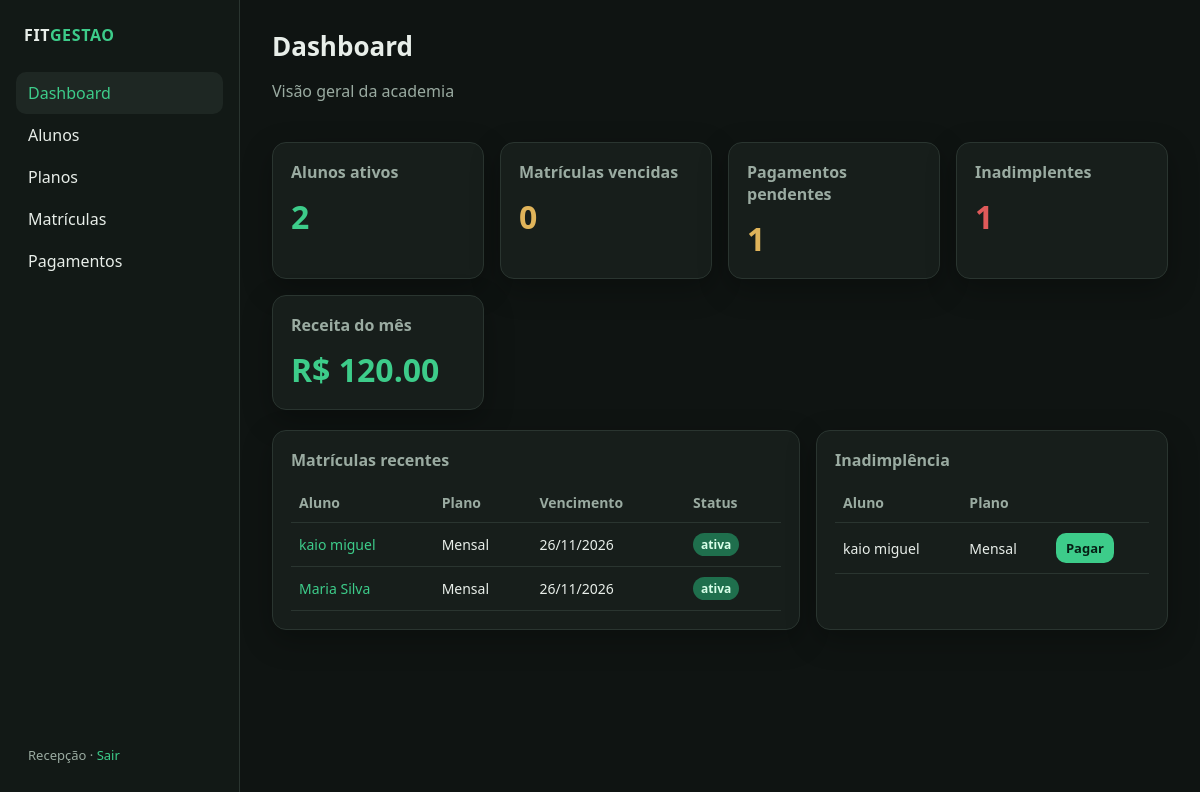
Screenshot of / (signed in) with the database file from the repository.
### app/models.py (models this page shows)
class User(UserMixin, db.Model):
    id = db.Column(db.Integer, primary_key=True)
    username = db.Column(db.String(80), unique=True, nullable=False)
    name = db.Column(db.String(120), nullable=False)
    password_hash = db.Column(db.String(255), nullable=False)
    payments = db.relationship("Payment", backref="registered_by", lazy=True)

class Enrollment(db.Model):
    id = db.Column(db.Integer, primary_key=True)
    student_id = db.Column(db.Integer, db.ForeignKey("student.id"), nullable=False)
    plan_id = db.Column(db.Integer, db.ForeignKey("plan.id"), nullable=False)
    start_date = db.Column(db.Date, nullable=False, default=date.today)
    end_date = db.Column(db.Date, nullable=False)
    status = db.Column(db.String(20), nullable=False, default="ativa")
    created_at = db.Column(db.DateTime, server_default=db.func.now())
    payments = db.relationship(
        "Payment", backref="enrollment", lazy=True, order_by="Payment.paid_at.desc()"
    )
    @property
    def has_paid(self):
        return any(p.status == "pago" for p in self.payments)
    @property
    def is_delinquent(self):
        return self.status != "cancelada" and not self.has_paid

class Student(db.Model):
    id = db.Column(db.Integer, primary_key=True)
    name = db.Column(db.String(120), nullable=False)
    document = db.Column(db.String(20), unique=True, nullable=False)
    phone = db.Column(db.String(30), nullable=True)
    email = db.Column(db.String(120), nullable=True)
    birth_date = db.Column(db.Date, nullable=True)
    status = db.Column(db.String(20), nullable=False, default="ativo")
    created_at = db.Column(db.DateTime, server_default=db.func.now())
    enrollments = db.relationship(
        "Enrollment", backref="student", lazy=True, order_by="Enrollment.start_date.desc()"
    )

class Plan(db.Model):
    id = db.Column(db.Integer, primary_key=True)
    name = db.Column(db.String(80), nullable=False)
    duration_days = db.Column(db.Integer, nullable=False)
    price = db.Column(db.Numeric(10, 2), nullable=False)
    active = db.Column(db.Boolean, default=True, nullable=False)
    enrollments = db.relationship("Enrollment", backref="plan", lazy=True)

### app/routes/dashboard.py (the view)
@bp.route("/")
@login_required
def index():
    stats = dashboard_stats()
    return render_template("dashboard.html", **stats)

### app/services.py (called while the page is built)
def refresh_enrollment_statuses():
    today = date.today()
    rows = Enrollment.query.filter(Enrollment.status != "cancelada").all()
    changed = False
    for enrollment in rows:
        new_status = "vencida" if enrollment.end_date < today else "ativa"
        if enrollment.status != new_status:
            enrollment.status = new_status
            changed = True
    if changed:
        db.session.commit()

### app/templates/dashboard.html (shortened to what this page needs)
{% extends "base.html" %}
{% block content %}
<div class="topbar">
  <div>
    <h1>Dashboard</h1>
    <p class="muted">Visão geral da academia</p>
  </div>
</div>
<div class="grid cards">
  <div class="card">
    <h2>Alunos ativos</h2>
    <div class="stat ok">{{ active_students }}</div>
  </div>
  <div class="card">
    <h2>Matrículas vencidas</h2>
    <div class="stat warn">{{ expired }}</div>
  </div>
  <div class="card">
    <h2>Pagamentos pendentes</h2>
    <div class="stat warn">{{ pending_payments }}</div>
  </div>
  <div class="card">
    <h2>Inadimplentes</h2>
    <div class="stat bad">{{ delinquent_count }}</div>
  </div>
  <div class="card">
    <h2>Receita do mês</h2>
    <div class="stat ok">R$ {{ '%.2f'|format(revenue) }}</div>
  </div>
</div>
<div class="grid two-col" style="margin-top:20px">
  <section class="card">
    <h2>Matrículas recentes</h2>
    {% if recent_enrollments %}
    <table>
      <thead><tr><th>Aluno</th><th>Plano</th><th>Vencimento</th><th>Status</th></tr></thead>
      <tbody>
        {% for e in recent_enrollments %}
        <tr>
          <td><a href="{{ url_for('students.detail', student_id=e.student_id) }}">{{ e.student.name }}</a></td>
          <td>{{ e.plan.name }}</td>
          <td>{{ e.end_date.strftime('%d/%m/%Y') }}</td>
          <td><span class="badge {{ e.status }}">{{ e.status }}</span></td>
        </tr>
        {% endfor %}
      </tbody>
    </table>
    {% else %}
      <p class="muted">Nenhuma matrícula ainda.</p>
    {% endif %}
  </section>
  <section class="card">
    <h2>Inadimplência</h2>
    {% if delinquent %}
    <table>
      <thead><tr><th>Aluno</th><th>Plano</th><th></th></tr></thead>
      <tbody>
        {% for e in delinquent %}
        <tr>
          <td>{{ e.student.name }}</td>
          <td>{{ e.plan.name }}</td>
          <td><a class="btn small" href="{{ url_for('payments.create', matricula=e.id) }}">Pagar</a></td>
        </tr>
        {% endfor %}
      </tbody>
    </table>
    {% else %}
      <p class="muted">Nenhum inadimplente.</p>
    {% endif %}
  </section>
</div>
{% endblock %}

### app/templates/base.html (shortened to what this page needs)
<!doctype html>
<html lang="pt-BR">
<head>
  <link rel="stylesheet" href="{{ url_for('static', filename='css/style.css') }}">
</head>
<body>
<div class="layout">
  <aside class="sidebar">
    <p class="brand">FIT<span>GESTAO</span></p>
    <nav class="nav">
      <a href="{{ url_for('dashboard.index') }}" class="{{ 'active' if request.endpoint == 'dashboard.index' }}">Dashboard</a>
      <a href="{{ url_for('students.list_students') }}" class="{{ 'active' if request.endpoint and request.endpoint.startswith('students.') }}">Alunos</a>
      <a href="{{ url_for('plans.list_plans') }}" class="{{ 'active' if request.endpoint and request.endpoint.startswith('plans.') }}">Planos</a>
      <a href="{{ url_for('enrollments.list_enrollments') }}" class="{{ 'active' if request.endpoint and request.endpoint.startswith('enrollments.') }}">Matrículas</a>
      <a href="{{ url_for('payments.list_payments') }}" class="{{ 'active' if request.endpoint and request.endpoint.startswith('payments.') }}">Pagamentos</a>
    </nav>
    <div class="user">
      {{ current_user.name }} · <a href="{{ url_for('auth.logout') }}">Sair</a>
    </div>
  </aside>
  <main class="main">
    {% block content %}{% endblock %}
  </main>
</div>
</body>
</html>

### app/static/css/style.css (style rules this page uses)
:root { --bg: #0f1412; --panel: #171e1b; --panel-2: #1e2723; --line: #2a3530; --text: #e8eee9; --muted: #9aaba1; --accent: #3dcc8a; --accent-dim: #1f6f4d; --danger: #e05a5a; --warn: #e0b45a; --info: #5aa8e0; --radius: 14px; --shadow: 0 10px 30px rgba(0, 0, 0, 0.28); font-family: "Segoe UI", system-ui, sans-serif; }
* { box-sizing: border-box; }
html, body { margin: 0; min-height: 100%; background: var(--bg); color: var(--text); }
a { color: var(--accent); text-decoration: none; }
.layout { display: grid; grid-template-columns: 240px 1fr; min-height: 100vh; }
.sidebar { background: #121916; border-right: 1px solid var(--line); padding: 24px 16px; display: flex; flex-direction: column; gap: 8px; }
.brand { font-weight: 700; letter-spacing: 0.04em; margin: 0 8px 18px; }
.brand span { color: var(--accent); }
.nav a { display: block; color: var(--text); padding: 10px 12px; border-radius: 10px; text-decoration: none; }
.nav a:hover, .nav a.active { background: var(--panel-2); color: var(--accent); }
.sidebar .user { margin-top: auto; color: var(--muted); font-size: 13px; padding: 12px; }
.main { padding: 28px 32px 48px; }
.topbar { display: flex; justify-content: space-between; align-items: center; gap: 16px; margin-bottom: 24px; }
h1 { margin: 0; font-size: 26px; }
.muted { color: var(--muted); }
.grid { display: grid; gap: 16px; }
.cards { grid-template-columns: repeat(auto-fit, minmax(180px, 1fr)); }
.card { background: var(--panel); border: 1px solid var(--line); border-radius: var(--radius); padding: 18px; box-shadow: var(--shadow); }
.card h2 { margin: 0 0 12px; font-size: 16px; color: var(--muted); font-weight: 600; }
.stat { font-size: 32px; font-weight: 700; }
.stat.ok { color: var(--accent); }
.stat.warn { color: var(--warn); }
.stat.bad { color: var(--danger); }
.btn { display: inline-flex; align-items: center; justify-content: center; background: var(--accent); color: #062015; font-weight: 700; border: 0; border-radius: 10px; padding: 10px 14px; cursor: pointer; text-decoration: none; }
.btn.small { padding: 6px 10px; font-size: 13px; }
table { width: 100%; border-collapse: collapse; }
th, td { text-align: left; padding: 10px 8px; border-bottom: 1px solid var(--line); font-size: 14px; }
th { color: var(--muted); font-weight: 600; }
.badge { display: inline-block; padding: 3px 8px; border-radius: 999px; font-size: 12px; font-weight: 700; }
.badge.ativa, .badge.pago, .badge.ativo { background: #1f6f4d; color: #d8ffe9; }
.two-col { grid-template-columns: 1.2fr 0.8fr; }

### rows the page displays
User: name "Recepção"
Enrollment: student.name "kaio miguel", plan.name "Mensal", end_date "26/11/2026", status "ativa"
Enrollment: student.name "Maria Silva", plan.name "Mensal", end_date "26/11/2026", status "ativa"

### other values shown
{{ active_students }} "2"
{{ expired }} "0"
{{ pending_payments }} "1"
{{ delinquent_count }} "1"
{{ '%.2f'|format(revenue) }} "120.00"
